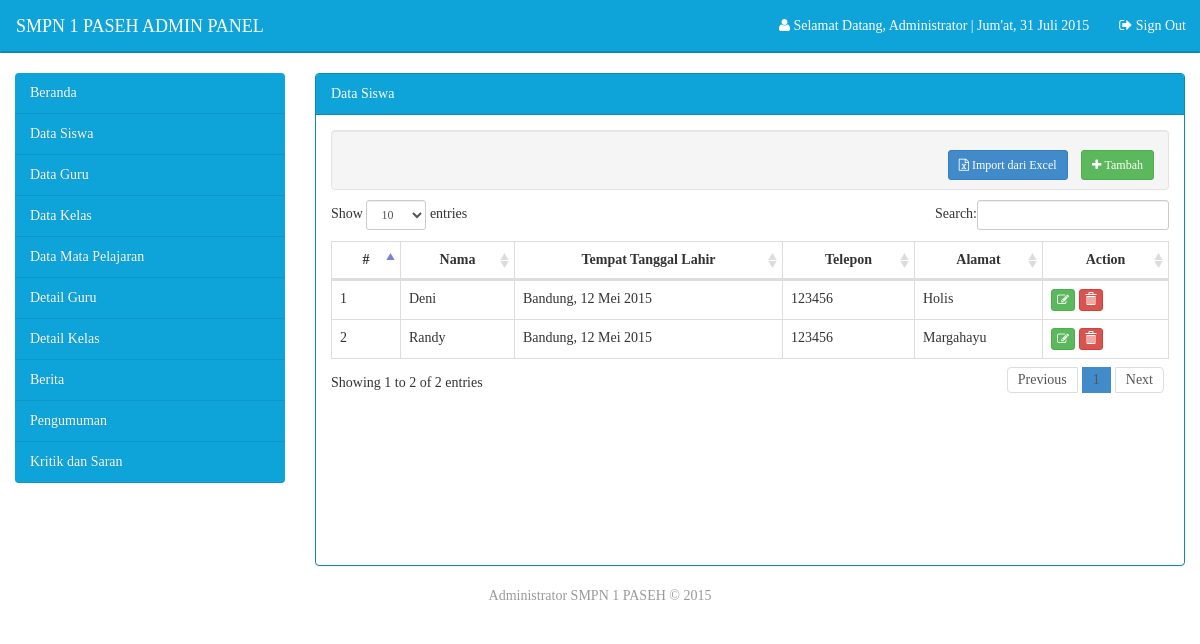
The page /admin/main.php?modul=siswa (signed in) on the database as committed earlier.
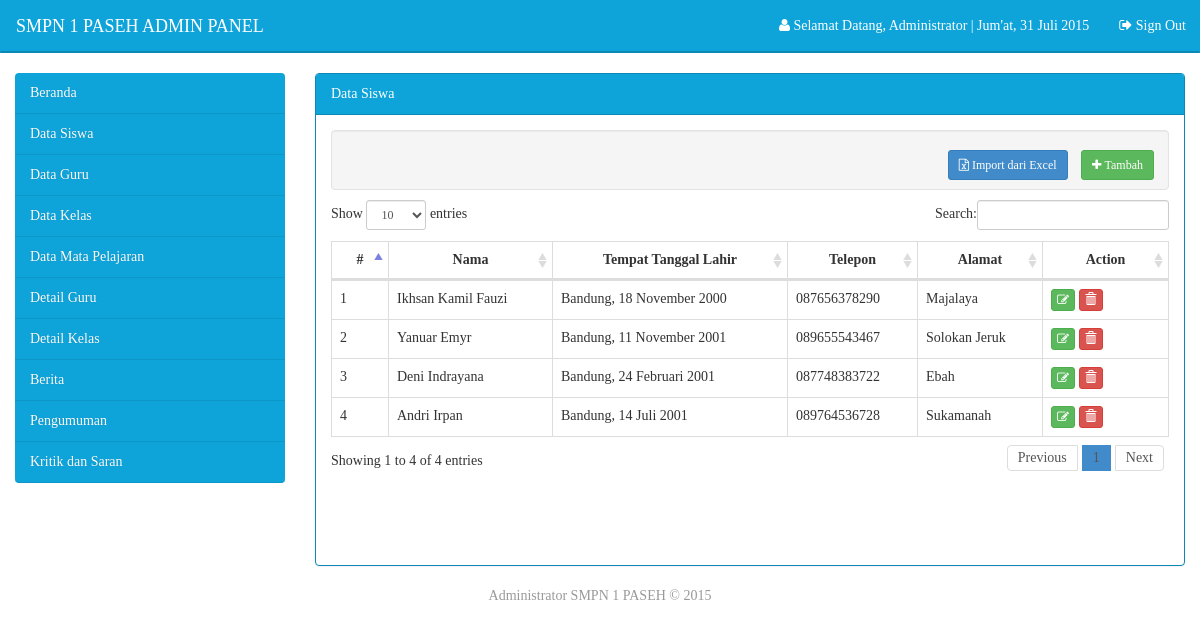
The same page on the database as committed later.
### tables this page shows
CREATE TABLE IF NOT EXISTS `tbl_data_siswa` (
  `nis` int(20) NOT NULL,
  `password` varchar(150) NOT NULL,
  `nama` varchar(150) NOT NULL,
  `foto` varchar(150) NOT NULL,
  `alamat` text NOT NULL,
  `tempat_lahir` varchar(150) NOT NULL,
  `tanggal_lahir` date NOT NULL,
  `jk` enum('l','p') NOT NULL,
  `telepon` varchar(12) NOT NULL,
  `email` varchar(50) NOT NULL,
  PRIMARY KEY (`nis`)
);

### assets/function/fungsi.php (called while the page is built, shortened)
<?php
function get_date(){
	$hari=date('w');
    $tgl =date('d');
    $bln =date('m');
    $thn =date('Y');
    switch($hari){
        case 5 : {
                    $hari="Jum'at";
                }break;
    }
switch($bln){
        case 7 : {
                    $bln='Juli';
                }break;
    }
    return $hari.", ".$tgl." ".$bln." ".$thn;
}
function converter($string){
	$tahun =substr($string,0,4);
	$bulan = substr($string,5,2 );
	$bulan2 = '';
	switch ($bulan) {
		case '02':
			$bulan2 = "Februari";
			break;
		case '05':
			$bulan2 = "Mei";
			break;
		case '07':
			$bulan2 = "Juli";
			break;
		case '11':
			$bulan2 = "November";
			break;
	}
	$tanggal = substr($string,8,2);
	return $tanggal." ".$bulan2." ".$tahun;
}

### admin/modul/mod_siswa/siswa.php (the view, shortened to what this page needs)
<?php
	if(isset($_SESSION['login'])){
?>
<div class="well form-horizontal form-inline margin-bawah">
	<div class="form-group col-lg-6">
	</div>
	<div class="form-group pull-right">
		<a href='?modul=siswa_import' class='btn btn-primary btn-sm margin-right'>
			<i class='fa fa-file-excel-o'></i>&nbsp;Import dari Excel
		</a>
		<a href='?modul=siswa_tambah' class='btn btn-success btn-sm margin-right'>
			<i class='fa fa-plus'></i>&nbsp;Tambah
		</a>
	</div>
</div>
<table class="table table-hover table-bordered" id="dataTabel">
    <thead>
      <tr>
        <th>#</th>
        <th>Nama</th>
        <th>Tempat Tanggal Lahir</th>
        <th>Telepon</th>
        <th>Alamat</th>
        <th width="15%">Action</th>
      </tr>
    </thead>
    <tbody>
    	<?php
    	include_once("../assets/function/fungsi.php");
    	$i=1;
	    $select = mysql_query("SELECT * FROM tbl_data_siswa");
	    while ($data = mysql_fetch_array($select)) {
		    ?>
			<tr>
				<td><?php echo $i; ?></td>
				<td><?php echo ucwords($data['nama']); ?></td>
				<td><?php echo ucwords($data['tempat_lahir']).", ".converter($data['tanggal_lahir']); ?></td>
				<td><?php echo ucwords($data['telepon']); ?></td>
				<td><?php echo ucwords($data['alamat']); ?></td>
				<td class="ha">
				<a href="?modul=siswa_ubah&amp;id=<?php echo $data['nis']; ?>" class='btn btn-success btn-xs' title='Edit Data'>
	            	<i class='fa fa-edit'></i>
	            </a>
	          	<a href='modul/mod_siswa/act.php?act=hapus&amp;id=<?php echo $data['nis']; ?>' class='btn btn-danger btn-xs' title='Delete Data' onClick="return confirm('Anda yakin ingin menghapus data ini ?')">
	   				<span class='glyphicon glyphicon-trash'></span>
	   			</a>
				</td>
			</tr>
			<?php
			$i++;
		}
		?>
	</tbody>
</table>
<?php
}
else
{
	echo "<div class='dialog'>
		    <h1 class='forbidden'>Access forbidden.</h1>
		    <h4>Harap Login Terlebih Dahulu <a href='../../index.php'> Login </a></h4>
		  </div>";
}

### admin/main.php (shortened to what this page needs)
<?php
	include_once('../assets/function/fungsi.php');
?>
<!DOCTYPE html>
<html>
<head>
	<link rel="stylesheet" type="text/css" href="../assets/css/bootstrap.css" />
	<link rel="stylesheet" type="text/css" href="../assets/css/normalize.css" />
	<link rel="stylesheet" type="text/css" href="../assets/css/edited.css" />
	<link rel="stylesheet" type="text/css" href="../assets/css/dataTables.bootstrap.css" />
	<link rel="stylesheet" type="text/css" href="../assets/lib/font-awesome/css/font-awesome.css" />
    <link rel="stylesheet" type="text/css" href="../assets/lib/daterangepicker/daterangepicker-bs3.css" />
    <link rel="stylesheet" type="text/css" href="../assets/lib/jasny/css/jasny-bootstrap.min.css" />
    <link rel="stylesheet" type="text/css" href="../assets/lib/validator/css/bootstrapValidator.css" />
</head>
<body>
	<?php
	  if(isset($_SESSION['login'])){
	?>
	<div class="wrapper">
		<nav class="navbar navbar-inverse" role="navigation">
	      <div class="container">
	        <a class="navbar-brand" href="#">SMPN 1 PASEH ADMIN PANEL</a>
	          <ul class="nav navbar-nav navbar-right">
	            <li>
	            	<a href="#" ><i class="fa fa-user"></i> Selamat Datang, <?php echo $_SESSION['screen_name']; ?> | <?php echo get_date(); ?> </a></li>
	            <li><a href="logout.php"><i class="fa fa-sign-out"></i> Sign Out</a></li>
	          </ul>
	      </div>
	    </nav>
		<div class="container isi">
	        <div class="row">
	            <div class="col-md-3">
	                  	<ul id="menu" class="list-group menu-kiri">
	                      	<li><a href="?modul=beranda" class="list-group-item">Beranda</a></li>
	                         <li><a href="?modul=siswa" class="list-group-item">Data Siswa</a></li>
	                         <li><a href="?modul=guru" class="list-group-item">Data Guru</a></li>
	                         <li><a href="?modul=kelas" class="list-group-item">Data Kelas</a></li>
	                          <li><a href="?modul=matpel" class="list-group-item">Data Mata Pelajaran</a></li>
	                          <li><a href="?modul=detail_guru" class="list-group-item">Detail Guru</a></li>
	                      	<li><a href="?modul=detail_kelas" class="list-group-item">Detail Kelas</a></li>
	                          <li><a href="?modul=berita" class="list-group-item">Berita</a></li>
	                          <li><a href="?modul=pengumuman" class="list-group-item">Pengumuman</a></li>
	                          <li><a href="?modul=kritiksaran" class="list-group-item">Kritik dan Saran</a></li>
	                  	</ul>
	            </div>
	            <div class="col-md-9">
	            	<?php
	            		include_once("main_right.php");
	            	?>
	            </div>
	        </div>
	    </div>
		<footer class="footer">
		    <div class="container">
		    	<?php
		    		$year = date("Y");
		    	?>
		        <p class="text-muted">Administrator SMPN 1 PASEH &copy; <?php echo $year ?></p>
		    </div>
	    </footer>
	</div>
	<?php
		}
		else
		{
			echo "<div class='dialog'>
		    <h1 class='forbidden'>Access forbidden.</h1>
		    <h4>Harap Login Terlebih Dahulu <a href='index.php'> Login </a></h4>
		  </div>";
		}
	?>
</body>
</html>

### admin/main_right.php
<div class="panel panel-primary">
  <div class="panel-heading"><?php include_once 'main_title_konten.php'; ?></div>
    <div class="panel-body">
      <?php include_once 'main_pages.php'; ?>
  	</div>
</div>

### admin/main_title_konten.php
<?php
	$modul='';
	if (isset($_GET['modul'])) {
		$modul = $_GET['modul'];
	}
	if($modul=='beranda'){
	   echo "<span>Beranda</span>";
	}
	elseif ($modul == 'siswa') {
		echo "<span>Data Siswa</span>";
	}
	elseif ($modul == 'siswa_tambah') {
		echo "<span>Tambah Data Siswa</span>";
	}
	elseif ($modul == 'siswa_ubah') {
		echo "<span>Ubah Data Siswa</span>";
	}
	elseif ($modul == 'siswa_import') {
		echo "<span>Import Data Siswa</span>";
	}
	elseif ($modul == 'berita') {
		echo "<span>Data Berita</span>";
	}
	elseif ($modul == 'berita_tambah') {
		echo "<span>Tambah Data Berita</span>";
	}
	elseif ($modul == 'berita_ubah') {
		echo "<span>Ubah Data Berita</span>";
	}
	elseif ($modul == 'kritiksaran') {
		echo "<span>Data kritiksaran</span>";
	}
	elseif ($modul == 'pengumuman') {
		echo "<span>Data pengumuman</span>";
	}
	elseif ($modul == 'pengumuman_tambah') {
		echo "<span>Tambah Data pengumuman</span>";
	}
	elseif ($modul == 'pengumuman_ubah') {
		echo "<span>Ubah Data pengumuman</span>";
	}
	elseif ($modul == 'guru') {
		echo "<span>Data Guru</span>";
	}
	elseif ($modul == 'guru_tambah') {
		echo "<span>Tambah Data Guru</span>";
	}
	elseif ($modul == 'guru_ubah') {
		echo "<span>Ubah Data Guru</span>";
	}
	elseif ($modul == 'guru_import') {
		echo "<span>Import Data Guru</span>";
	}
	elseif ($modul == 'walikelas') {
		echo "<span>Data Wali Kelas</span>";
	}
	elseif ($modul == 'walikelas_tambah') {
		echo "<span>Tambah Data Wali Kelas</span>";
	}
	elseif ($modul == 'walikelas_ubah') {
		echo "<span>Ubah Data Wali Kelas</span>";
	}
	elseif ($modul == 'kelas') {
		echo "<span>Data Kelas</span>";
	}
	elseif ($modul == 'kelas_tambah') {
		echo "<span>Tambah Data Kelas</span>";
	}
	elseif ($modul == 'kelas_ubah') {
		echo "<span>Ubah Data Kelas</span>";
	}
	elseif ($modul == 'matpel') {
		echo "<span>Data Mata Pelajaran</span>";
	}
	elseif ($modul == 'matpel_tambah') {
		echo "<span>Tambah Data Mata Pelajaran</span>";
	}
	elseif ($modul == 'matpel_ubah') {
		echo "<span>Ubah Data Mata Pelajaran</span>";
	}
	elseif ($modul == 'hari') {
		echo "<span>Data Hari</span>";
	}
	elseif ($modul == 'hari_tambah') {
		echo "<span>Tambah Data Hari</span>";
	}
	elseif ($modul == 'hari_ubah') {
		echo "<span>Ubah Data Hari</span>";
	}
	elseif ($modul == 'jam') {
		echo "<span>Data Jam</span>";
	}
	elseif ($modul == 'jam_tambah') {
		echo "<span>Tambah Data Jam</span>";
	}
	elseif ($modul == 'jam_ubah') {
		echo "<span>Ubah Data Jam</span>";
	}
	elseif ($modul == 'informasi') {
		echo "<span>Informasi</span>";
	}
	elseif ($modul == 'jadwal') {
		echo "<span>Penjadwalan</span>";
	}
	elseif ($modul == 'jadwal_tambah') {
		echo "<span>Tambah Penjadwalan</span>";
	}
	elseif ($modul == 'jadwal_ubah') {
		echo "<span>Ubah Penjadwalan</span>";
	}
	elseif ($modul == 'detail_guru') {
		echo "<span>Detail Guru</span>";
	}
	elseif ($modul == 'detail_guru_tambah') {
		echo "<span>Tambah Detail Guru</span>";
	}
	elseif ($modul == 'detail_guru_ubah') {
		echo "<span>Ubah Detail Guru</span>";
	}
	elseif ($modul == 'detail_kelas') {
		echo "<span>Detail Kelas</span>";
	}
	elseif ($modul == 'detail_kelas_tambah') {
		echo "<span>Tambah Detail Kelas</span>";
	}
	elseif ($modul == 'detail_kelas_ubah') {
		echo "<span>Ubah Detail Kelas</span>";
	}
	else
	{
	  echo "<p><b>MODUL BELUM ADA ATAU BELUM LENGKAP</b></p>";
	}
?>

### admin/main_pages.php
<?php
	$modul='';
	if (isset($_GET['modul'])) {
		$modul = $_GET['modul'];
	}
	if($modul=='beranda'){
	    include "modul/mod_beranda/beranda.php";
	}
	elseif ($modul == 'siswa') {
		include "modul/mod_siswa/siswa.php";
	}
	elseif ($modul == 'siswa_tambah') {
		include "modul/mod_siswa/siswa_tambah.php";
	}
	elseif ($modul == 'siswa_ubah') {
		include "modul/mod_siswa/siswa_ubah.php";
	}
	elseif ($modul == 'siswa_import') {
		include "modul/mod_siswa/siswa_import.php";
	}
	elseif ($modul == 'berita') {
		include "modul/mod_berita/berita.php";
	}
	elseif ($modul == 'berita_tambah') {
		include "modul/mod_berita/berita_tambah.php";
	}
	elseif ($modul == 'berita_ubah') {
		include "modul/mod_berita/berita_ubah.php";
	}
	elseif ($modul == 'kritiksaran') {
		include "modul/mod_kritiksaran/kritiksaran.php";
	}
	elseif ($modul == 'pengumuman') {
		include "modul/mod_pengumuman/pengumuman.php";
	}
	elseif ($modul == 'pengumuman_tambah') {
		include "modul/mod_pengumuman/pengumuman_tambah.php";
	}
	elseif ($modul == 'pengumuman_ubah') {
		include "modul/mod_pengumuman/pengumuman_ubah.php";
	}
	elseif ($modul == 'guru') {
		include "modul/mod_guru/guru.php";
	}
	elseif ($modul == 'guru_tambah') {
		include "modul/mod_guru/guru_tambah.php";
	}
	elseif ($modul == 'guru_ubah') {
		include "modul/mod_guru/guru_ubah.php";
	}
	elseif ($modul == 'guru_import') {
		include "modul/mod_guru/guru_import.php";
	}
	elseif ($modul == 'walikelas') {
		include "modul/mod_walikelas/walikelas.php";
	}
	elseif ($modul == 'walikelas_tambah') {
		include "modul/mod_walikelas/walikelas_tambah.php";
	}
	elseif ($modul == 'walikelas_ubah') {
		include "modul/mod_walikelas/walikelas_ubah.php";
	}
	elseif ($modul == 'kelas') {
		include "modul/mod_kelas/kelas.php";
	}
	elseif ($modul == 'kelas_tambah') {
		include "modul/mod_kelas/kelas_tambah.php";
	}
	elseif ($modul == 'kelas_ubah') {
		include "modul/mod_kelas/kelas_ubah.php";
	}
	elseif ($modul == 'matpel') {
		include "modul/mod_matpel/matpel.php";
	}
	elseif ($modul == 'matpel_tambah') {
		include "modul/mod_matpel/matpel_tambah.php";
	}
	elseif ($modul == 'matpel_ubah') {
		include "modul/mod_matpel/matpel_ubah.php";
	}
	elseif ($modul == 'detail_guru') {
		include "modul/mod_detail_guru/detail_guru.php";
	}
	elseif ($modul == 'detail_guru_tambah') {
		include "modul/mod_detail_guru/detail_guru_tambah.php";
	}
	elseif ($modul == 'detail_guru_ubah') {
		include "modul/mod_detail_guru/detail_guru_ubah.php";
	}
	elseif ($modul == 'detail_kelas') {
		include "modul/mod_detail_kelas/detail_kelas.php";
	}
	elseif ($modul == 'detail_kelas_tambah') {
		include "modul/mod_detail_kelas/detail_kelas_tambah.php";
	}
	elseif ($modul == 'detail_kelas_ubah') {
		include "modul/mod_detail_kelas/detail_kelas_ubah.php";
	}
	else
	{
	  echo "<p><b>MODUL BELUM ADA ATAU BELUM LENGKAP</b></p>";
	}
?>

### assets/css/edited.css (style rules this page uses)
ul.menu-kiri { list-style: none; color: #fff; }
ul.menu-kiri > li { border-radius: none; list-style: none; background-color: #0ea4da; border-bottom: 1px solid #0d96c8; text-shadow: 0 0 1px rgba(0,0,0,.2); font-family: 'Droid Serif', serif; opacity: 1; }
ul.menu-kiri > li:first-child { border-top-right-radius: 4px; border-top-left-radius: 4px; }
ul.menu-kiri > li:last-child { border-bottom-right-radius: 4px; border-bottom-left-radius: 4px; }
.margin-right { margin-right: 10px; }
th { text-align: center; }
.margin-bawah { margin-bottom: 10px; }
.panel-body { min-height: 450px; }
footer { text-align: center; }

Rows that differ between the two databases and show on the page:
removed tbl_data_siswa: nama "Deni", tempat_lahir "Bandung", tanggal_lahir "12 Mei 2015", telepon "123456", alamat "Holis"
removed tbl_data_siswa: nama "Randy", tempat_lahir "Bandung", tanggal_lahir "12 Mei 2015", telepon "123456", alamat "Margahayu"
added tbl_data_siswa: nama "Ikhsan Kamil Fauzi", tempat_lahir "Bandung", tanggal_lahir "18 November 2000", telepon "087656378290", alamat "Majalaya"
added tbl_data_siswa: nama "Yanuar Emyr", tempat_lahir "Bandung", tanggal_lahir "11 November 2001", telepon "089655543467", alamat "Solokan Jeruk"
added tbl_data_siswa: nama "Deni Indrayana", tempat_lahir "Bandung", tanggal_lahir "24 Februari 2001", telepon "087748383722", alamat "Ebah"
added tbl_data_siswa: nama "Andri Irpan", tempat_lahir "Bandung", tanggal_lahir "14 Juli 2001", telepon "089764536728", alamat "Sukamanah"
Other text that changed with them:
text written by a page script: "Show entries Search: Showing 1 to 2 of 2 entries Previous 1 Next" → "Show entries Search: Showing 1 to 4 of 4 entries Previous 1 Next"
